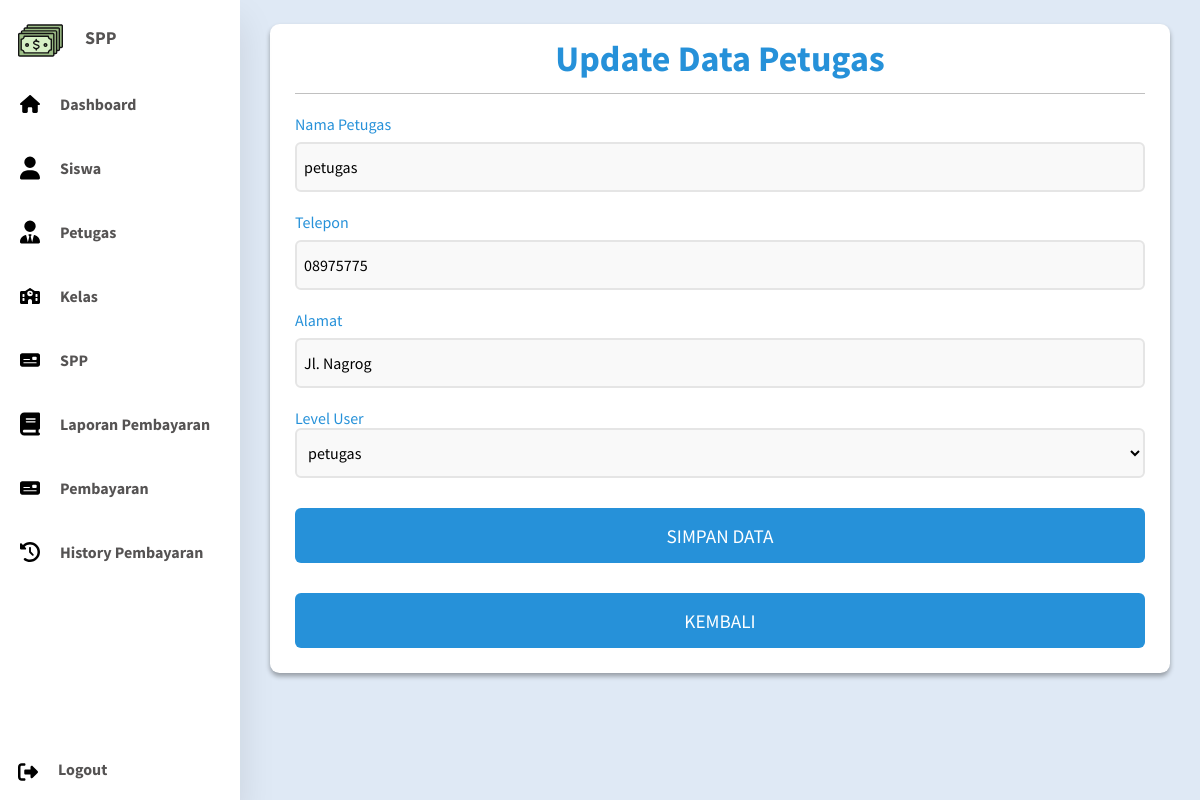
/Aplikasi/login/dashboard.php?update_petugas=11 (signed in), run on the app's committed database.
### tables this page shows
CREATE TABLE `petugas` (
  `id_petugas` int(5) NOT NULL,
  `nama_petugas` varchar(64) NOT NULL,
  `telepon` varchar(15) NOT NULL,
  `alamat` varchar(50) NOT NULL,
  `password` varchar(64) DEFAULT NULL,
  `level_user` varchar(10) DEFAULT NULL
);

### Aplikasi/update/petugas.php (the view, shortened to what this page needs)
<?php
include("../koneksi.php");
$id = $_GET['update_petugas'];
$id_petugas = $_SESSION['id_petugas'];
$query = "SELECT * FROM petugas WHERE id_petugas='$id'";
$hasil = mysqli_query($koneksi, $query);
while ($data = mysqli_fetch_assoc($hasil)) {
?>
    <main class="input">
        <section class="input-header">
            <h1>Update Data Petugas</h1>
        </section>
        <form class="form" action="../proses/update/proses_petugas.php" method="post">
            <section class="input-body">
                <label for="nama_petugas">Nama Petugas</label>
                <input type="text" name="nama_petugas" id="nama_petugas" value="<?php echo $data['nama_petugas']; ?>" required autofocus autocomplete="off">
            </section>
            <section class="input-body">
                <label for="telepon">Telepon</label>
                <input type="number" name="telepon" id="telepon" value="<?php echo $data['telepon']; ?>" maxlength="15" required autocomplete="off">
            </section>
            <section class="input-body">
                <label for="alamat">Alamat</label>
                <input type="text" name="alamat" id="alamat" value="<?php echo $data['alamat']; ?>" required autocomplete="off">
            </section>
        <?php
        $hasil1 = mysqli_query($koneksi, $query);
        foreach ($hasil1 as $row) :
        endforeach;
        if ($row['id_petugas'] == $id_petugas) {
            ?>
            <section class="input-body">
                    <label for="level_user">Level User</label>
                    <input type="text" readonly name="level_user" id="password" value="<?php echo $data['level_user']; ?>" required>
            </section>
            <?php
        } else {
            ?>
            <section class="select-body">
                <section class="column">
                    <label for="level_user">Level User</label>
                    <select name="level_user" id="level_user">
                        <option value="<?php echo $data['level_user']; ?>"><?php echo $data['level_user']; ?></option>
                    </select>
                </section>
            </section>
        <?php
        }
        ?>
            <button type="submit" name="submit">SIMPAN DATA</button>
        </form>
        <form class="form" action="javascript:history.back()">
            <button type="submit" name="submit">KEMBALI</button>
        </form>
    </main>
<?php
}
?>

### Aplikasi/index.css (style rules this page uses)
* { margin: 0; padding: 0; box-sizing: border-box; text-decoration: none; font-family: "Source Sans Pro", sans-serif; }
body { background: #dfe9f5; min-height: 100vh; display: flex; justify-content: center; }
.input-header { width: 100%; height: 5%; padding: 12px; font-size: 24px; text-align: center; border-bottom: 1px solid silver; color: #2691d9; }
main.input { background-color: #fff; box-shadow: 0 0.2rem 0.3rem #0005; border-radius: 0.8rem; margin: 2% 0 2% 20%; width: 75%; height: 100%; background-color: #fff; border-radius: 0.6rem; padding: 0 25px 25px 25px; }
.input-body { width: 100%; margin-top: 20px; }
.input-body input[type="text"], .input-body input[type="number"], .input-body input[type="date"] { height: 50px; width: 100%; border: 2px solid #e5e5e5; border-radius: 6px; outline: none; font-size: 1rem; background-color: #f9f9f9; padding: 0 7px 0 7px; }
.input-body label { color: #2691d9; }
.form :where(.input-body input, .select-box) { position: relative; height: 50px; width: 100%; font-size: 1rem; margin-top: 8px; background-color: #f9f9f9; border: 2px solid #e5e5e5; border-radius: 6px; padding: 0 12px 0 12px; }
.form .column { margin-top: 20px; align-items: center; column-gap: 5px; }
.select-body select { height: 50px; width: 100%; border: 2px solid #e5e5e5; border-radius: 6px; outline: none; font-size: 1rem; background-color: #f9f9f9; padding: 0 7px 0 7px; }
.select-body label { color: #2691d9; }
.form button { height: 55px; width: 100%; color: #fff; font-size: 1.2rem; font-weight: 400; margin-top: 30px; border-radius: 6px; border: none; cursor: pointer; transition: all 0.3s ease; background: #2691d9; }

### data on the page
petugas: nama_petugas "petugas", telepon "08975775", alamat "Jl. Nagrog", level_user "petugas"
